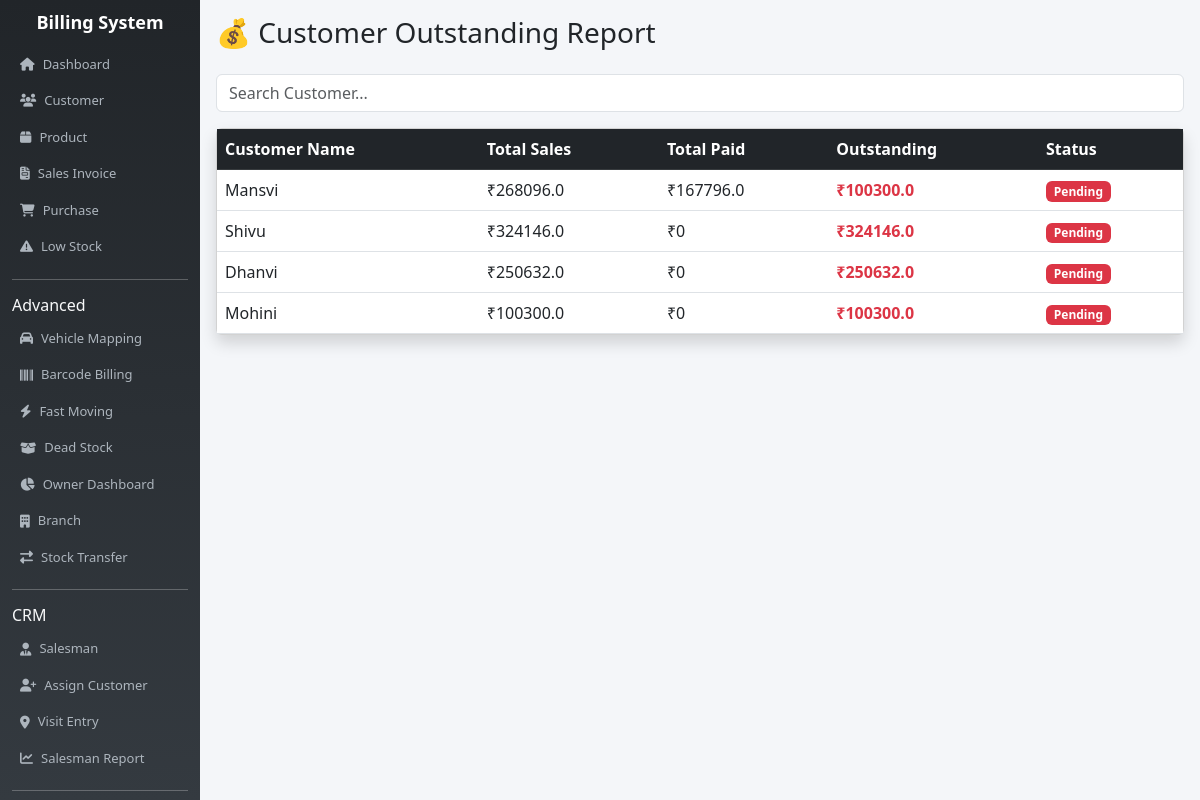
The page /outstanding/ (signed in) on the database as committed earlier.
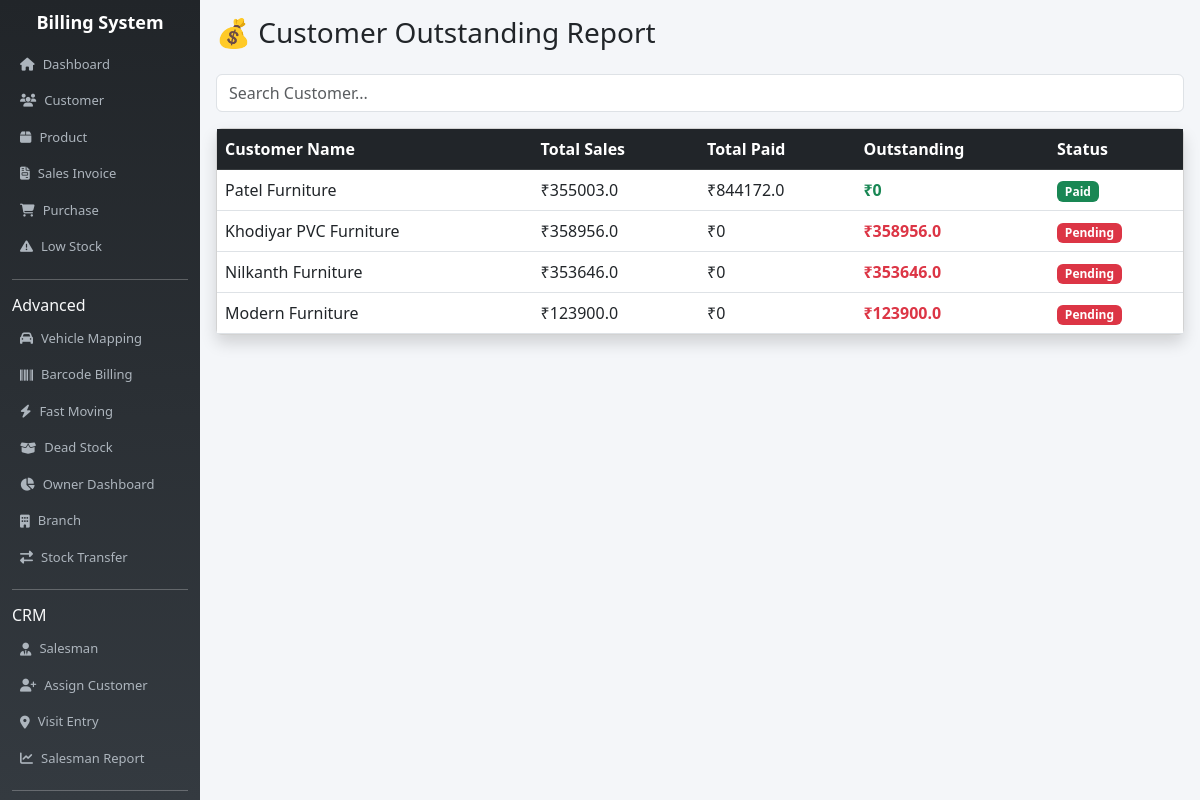
The same page on the database as committed later.
### billing_app/models.py (models this page shows, shortened)
class Customer(models.Model):
    name = models.CharField(max_length=100)
    phone = models.CharField(max_length=15)
    address = models.TextField()
    state = models.CharField(max_length=50, default="Gujarat")
    gstin = models.CharField(max_length=20, blank=True, null=True)
    discount = models.FloatField(default=0)
    pan = models.CharField(max_length=10, blank=True, null=True)

### billing_app/views.py (the view)
# urls.py: path('outstanding/', views.outstanding_report, name='outstanding'),
@user_passes_test(is_admin)
def outstanding_report(request):
    customers = Customer.objects.all()
    data = []
    for c in customers:
        total = Invoice.objects.filter(customer=c).aggregate(Sum('total'))['total__sum'] or 0
        paid = Payment.objects.filter(customer=c).aggregate(Sum('amount'))['amount__sum'] or 0
        total = float(total)
        paid = float(paid)
        data.append({
            'customer': c,
            'total': total,
            'paid': paid,
            'outstanding': total - paid
        })
    return render(request, 'outstanding.html', {'data': data})

### billing_app/views.py (called while the page is built)
def is_admin(user):
    return user.is_superuser

### billing_app/templates/outstanding.html (shortened to what this page needs)
{% extends 'base.html' %}
{% block content %}
<h3 class="mb-4">💰 Customer Outstanding Report</h3>
<input type="text" id="search" class="form-control mb-3" placeholder="Search Customer...">
<div class="card shadow">
    <div class="card-body p-0">
        <table class="table table-hover mb-0" id="table">
            <thead class="table-dark">
                <tr>
                    <th>Customer Name</th>
                    <th>Total Sales</th>
                    <th>Total Paid</th>
                    <th>Outstanding</th>
                    <th>Status</th>
                </tr>
            </thead>
            <tbody>
            {% for d in data %}
            <tr>
                <td>{{ d.customer.name }}</td>
                <td>₹{{ d.total|default:"0" }}</td>
                <td>₹{{ d.paid|default:"0" }}</td>
                <td>
                    {% if d.outstanding > 0 %}
                        <span class="text-danger fw-bold">
                            ₹{{ d.outstanding }}
                        </span>
                    {% else %}
                        <span class="text-success fw-bold">
                            ₹0
                        </span>
                    {% endif %}
                </td>
                <td>
                    {% if d.outstanding > 0 %}
                        <span class="badge bg-danger">Pending</span>
                    {% else %}
                        <span class="badge bg-success">Paid</span>
                    {% endif %}
                </td>
            </tr>
            {% empty %}
            <tr>
                <td colspan="5" class="text-center p-3">No Data Found</td>
            </tr>
            {% endfor %}
            </tbody>
        </table>
    </div>
</div>
{% endblock %}

Rows that differ between the two databases and show on the page:
changed Customer: customer.name "Mansvi" → "Patel Furniture"; total "268096.0" → "355003.0"; paid "167796.0" → "844172.0"; outstanding "100300.0" → (not shown); text "₹ Pending" → "₹0 Paid"
changed Customer: customer.name "Shivu" → "Khodiyar PVC Furniture"; total "324146.0" → "358956.0"; outstanding "324146.0" → "358956.0"
changed Customer: customer.name "Dhanvi" → "Nilkanth Furniture"; total "250632.0" → "353646.0"; outstanding "250632.0" → "353646.0"
changed Customer: customer.name "Mohini" → "Modern Furniture"; total "100300.0" → "123900.0"; outstanding "100300.0" → "123900.0"
